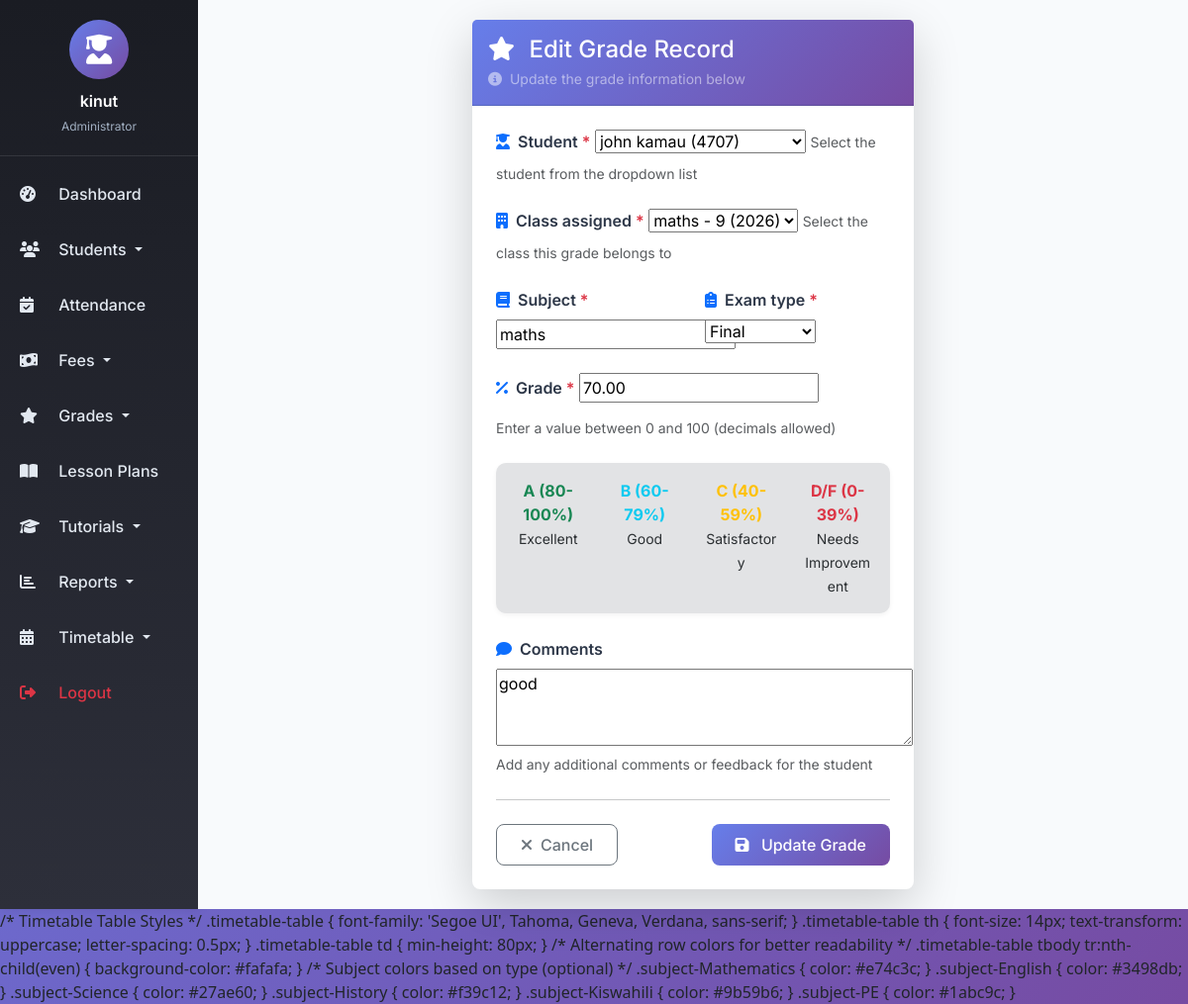
Page /grades/2/edit/ (signed in) on the committed database.
### management/models.py (models this page shows, shortened)
class Grade(models.Model):
    student = models.ForeignKey(Student, on_delete=models.CASCADE)
    class_assigned = models.ForeignKey(Class, on_delete=models.CASCADE)
    subject = models.CharField(max_length=100)
    grade = models.DecimalField(max_digits=5, decimal_places=2, validators=[MinValueValidator(0), MaxValueValidator(100)])
    exam_type = models.CharField(max_length=50, choices=[('Midterm', 'Midterm'), ('Final', 'Final'), ('Quiz', 'Quiz'), ('Assignment', 'Assignment')])
    comments = models.TextField(blank=True)
    recorded_by = models.ForeignKey(User, on_delete=models.SET_NULL, null=True, limit_choices_to={'groups__name': 'Teachers'})
    recorded_at = models.DateTimeField(auto_now_add=True)
    class Meta:
        unique_together = ('student', 'class_assigned', 'subject')
        ordering = ['-recorded_at', 'student__Last_Name', 'student__First_Name']

### management/views.py (the view)
# urls.py: path('grades/<int:pk>/edit/', views.GradeUpdateView.as_view(), name='grade_edit'),
class GradeUpdateView(LoginRequiredMixin, UserPassesTestMixin, UpdateView):
    model = Grade
    form_class = GradeForm
    template_name = 'management/grade_form.html'
    success_url = reverse_lazy('grade_list')
    def test_func(self):
        grade = self.get_object()
        return (self.request.user.is_staff or
                self.request.user.groups.filter(name='Teacher').exists() or
                grade.recorded_by == self.request.user)

### management/forms.py (shortened to what this page needs)
class GradeForm(forms.ModelForm):
    class Meta:
        model = Grade
        fields = ['student', 'class_assigned', 'subject', 'grade', 'exam_type', 'comments']
        widgets = {
            'comments': forms.Textarea(attrs={'rows': 3}),
            'recorded_at': forms.DateInput(attrs={'type': 'date'}),
        }

### management/models.py (called while the page is built)
    def __str__(self):
        return f"{self.First_Name} {self.Last_Name} ({self.Admission_Number})"

    def __str__(self):
        return f"{self.name} - {self.grade_level} ({self.academic_year})"

### management/templates/management/grade_form.html (shortened to what this page needs)
{% extends 'base.html' %}
{% load static %}
{% block content %}
<div class="container-fluid">
    <div class="row justify-content-center">
        <div class="col-md-8 col-lg-6">
            <div class="card shadow-lg border-0 rounded-3">
                <div class="card-header bg-gradient-primary text-white py-3" style="background: linear-gradient(135deg, #667eea 0%, #764ba2 100%);">
                    <h4 class="mb-0">
                        <i class="fas fa-star me-2"></i>
                        {% if grade %}Edit Grade Record{% else %}Record New Grade{% endif %}
                    </h4>
                    <p class="text-white-50 mb-0 small mt-1">
                        <i class="fas fa-info-circle me-1"></i>
                        {% if grade %}Update the grade information below{% else %}Fill in the details to record a student's grade{% endif %}
                    </p>
                </div>
                <div class="card-body p-4">
                    <form method="post" novalidate>
                        <div class="mb-4">
                            <label for="{{ form.student.id_for_label }}" class="form-label fw-semibold">
                                <i class="fas fa-user-graduate me-2 text-primary"></i>{{ form.student.label }}
                                <span class="text-danger">*</span>
                            </label>
                            {{ form.student }}
                            <small class="text-muted">Select the student from the dropdown list</small>
                        </div>
                        <div class="mb-4">
                            <label for="{{ form.class_assigned.id_for_label }}" class="form-label fw-semibold">
                                <i class="fas fa-building me-2 text-primary"></i>{{ form.class_assigned.label }}
                                <span class="text-danger">*</span>
                            </label>
                            {{ form.class_assigned }}
                            <small class="text-muted">Select the class this grade belongs to</small>
                        </div>
                        <div class="row">
                            <div class="col-md-6 mb-4">
                                <label for="{{ form.subject.id_for_label }}" class="form-label fw-semibold">
                                    <i class="fas fa-book me-2 text-primary"></i>{{ form.subject.label }}
                                    <span class="text-danger">*</span>
                                </label>
                                {{ form.subject }}
                            </div>
                            <div class="col-md-6 mb-4">
                                <label for="{{ form.exam_type.id_for_label }}" class="form-label fw-semibold">
                                    <i class="fas fa-clipboard-list me-2 text-primary"></i>{{ form.exam_type.label }}
                                    <span class="text-danger">*</span>
                                </label>
                                {{ form.exam_type }}
                            </div>
                        </div>
                        <div class="mb-4">
                            <label for="{{ form.grade.id_for_label }}" class="form-label fw-semibold">
                                <i class="fas fa-percent me-2 text-primary"></i>{{ form.grade.label }}
                                <span class="text-danger">*</span>
                            </label>
                            {{ form.grade }}
                            <small class="text-muted">Enter a value between 0 and 100 (decimals allowed)</small>
                        </div>
                        <div class="alert alert-secondary mb-4">
                            <div class="row text-center">
                                <div class="col-3">
                                    <div class="fw-bold text-success">A (80-100%)</div>
                                    <small>Excellent</small>
                                </div>
                                <div class="col-3">
                                    <div class="fw-bold text-info">B (60-79%)</div>
                                    <small>Good</small>
                                </div>
                                <div class="col-3">
                                    <div class="fw-bold text-warning">C (40-59%)</div>
                                    <small>Satisfactory</small>
                                </div>
                                <div class="col-3">
                                    <div class="fw-bold text-danger">D/F (0-39%)</div>
                                    <small>Needs Improvement</small>
                                </div>
                            </div>
                        </div>
                        <div class="mb-4">
                            <label for="{{ form.comments.id_for_label }}" class="form-label fw-semibold">
                                <i class="fas fa-comment me-2 text-primary"></i>{{ form.comments.label }}
                            </label>
                            {{ form.comments }}
                            <small class="text-muted">Add any additional comments or feedback for the student</small>
                        </div>
                        <hr class="my-4">
                        <div class="d-flex justify-content-between gap-2">
                            <a href="{% url 'grade_list' %}" class="btn btn-outline-secondary px-4">
                                <i class="fas fa-times me-2"></i>Cancel
                            </a>
                            <button type="submit" class="btn btn-primary px-4">
                                <i class="fas fa-save me-2"></i>
                                {% if grade %}Update Grade{% else %}Save Grade{% endif %}
                            </button>
                        </div>
                    </form>
                </div>
            </div>
        </div>
    </div>
</div>
{% endblock %}

### templates/base.html (shortened to what this page needs)
<!DOCTYPE html>
<html lang="en">
<head>
    <link href="https://cdn.jsdelivr.net/npm/bootstrap@5.3.0/dist/css/bootstrap.min.css" rel="stylesheet" />
    <link rel="stylesheet" href="https://cdnjs.cloudflare.com/ajax/libs/font-awesome/6.4.0/css/all.min.css" />
</head>
<body>
    <div class="container-fluid p-0">
        <div class="row g-0">
            <div class="col-md-2 sidebar d-none d-md-block">
                <div class="user-info">
                    <div class="user-avatar">
                        <i class="fas fa-user-graduate"></i>
                    </div>
                    <div class="user-name">{{ user.get_full_name|default:user.username }}</div>
                    <div class="user-role">
                        {% if user.is_superuser %}
                            Administrator
                        {% elif user.groups.all %}
                            {{ user.groups.first.name }}
                        {% else %}
                            Staff
                        {% endif %}
                    </div>
                </div>
                <nav class="nav flex-column">
                    <a class="nav-link" href="{% url 'dashboard' %}">
                        <i class="fas fa-tachometer-alt"></i> Dashboard
                    </a>
                    <li class="nav-item dropdown">
                        <a class="nav-link dropdown-toggle" href="#" role="button" data-bs-toggle="dropdown">
                            <i class="fas fa-users"></i> Students
                        </a>
                    </li>
                    <a class="nav-link" href="{% url 'attendance_list' %}">
                        <i class="fas fa-calendar-check"></i> Attendance
                    </a>
                    <li class="nav-item dropdown">
                        <a class="nav-link dropdown-toggle" href="#" role="button" data-bs-toggle="dropdown">
                            <i class="fas fa-money-bill-wave"></i> Fees
                        </a>
                    </li>
                    <li class="nav-item dropdown">
                        <a class="nav-link dropdown-toggle" href="#" role="button" data-bs-toggle="dropdown">
                            <i class="fas fa-star"></i> Grades
                        </a>
                    </li>
                    <a class="nav-link" href="{% url 'lesson_plan_list' %}">
                        <i class="fas fa-book-open"></i> Lesson Plans
                    </a>
                    <li class="nav-item dropdown">
                        <a class="nav-link dropdown-toggle" href="#" role="button" data-bs-toggle="dropdown">
                            <i class="fas fa-graduation-cap"></i> Tutorials
                        </a>
                    </li>
                    <li class="nav-item dropdown">
                        <a class="nav-link dropdown-toggle" href="#" role="button" data-bs-toggle="dropdown">
                            <i class="fas fa-chart-bar"></i> Reports
                        </a>
                    </li>
                    <li class="nav-item dropdown">
    <a class="nav-link dropdown-toggle" href="#" role="button" data-bs-toggle="dropdown">
        <i class="fas fa-calendar-alt"></i> Timetable
    </a>
</li>
                    <a class="nav-link text-danger" href="{% url 'logout' %}">
                        <i class="fas fa-sign-out-alt"></i> Logout
                    </a>
                </nav>
            </div>
            <div class="col-md-10 main-content">
                {% block content %}
                {% endblock %}
            </div>
        </div>
    </div>
    /* Timetable Table Styles */
.timetable-table {
    font-family: 'Segoe UI', Tahoma, Geneva, Verdana, sans-serif;
}
.timetable-table th {
    font-size: 14px;
    text-transform: uppercase;
    letter-spacing: 0.5px;
}
.timetable-table td {
    min-height: 80px;
}
/* Alternating row colors for better readability */
.timetable-table tbody tr:nth-child(even) {
    background-color: #fafafa;
}
/* Subject colors based on type (optional) */
.subject-Mathematics { color: #e74c3c; }
.subject-English { color: #3498db; }
.subject-Science { color: #27ae60; }
.subject-History { color: #f39c12; }
.subject-Kiswahili { color: #9b59b6; }
.subject-PE { color: #1abc9c; }
</body>
</html>

### templates/base.html (style rules this page uses)
* { font-family: 'Inter', sans-serif; }
body { background: linear-gradient(135deg, #667eea 0%, #764ba2 100%); min-height: 100vh; }
.sidebar { min-height: 100vh; background: linear-gradient(180deg, #1a1c23 0%, #2d2f3a 100%); box-shadow: 2px 0 10px rgba(0,0,0,0.1); transition: all 0.3s ease; }
.sidebar .nav-link { color: #e2e8f0; padding: 12px 20px; transition: all 0.3s ease; font-weight: 500; margin: 4px 0; }
.sidebar .nav-link i { width: 25px; margin-right: 10px; }
.main-content { background: #f8fafc; min-height: 100vh; padding: 20px 30px; }
.card { border: none; border-radius: 12px; box-shadow: 0 2px 4px rgba(0,0,0,0.05); transition: transform 0.2s ease, box-shadow 0.2s ease; }
.btn { border-radius: 8px; padding: 8px 20px; font-weight: 500; transition: all 0.2s ease; }
.btn-primary { background: linear-gradient(135deg, #667eea 0%, #764ba2 100%); border: none; }
.alert { border-radius: 10px; border: none; box-shadow: 0 2px 5px rgba(0,0,0,0.05); }
.user-info { padding: 20px; text-align: center; border-bottom: 1px solid rgba(255,255,255,0.1); margin-bottom: 10px; }
.user-avatar { width: 60px; height: 60px; background: linear-gradient(135deg, #667eea 0%, #764ba2 100%); border-radius: 50%; display: flex; align-items: center; justify-content: center; margin: 0 auto 10px; }
.user-avatar i { font-size: 30px; color: white; }
.user-name { color: white; font-weight: 600; margin-bottom: 5px; }
.user-role { color: #a0aec0; font-size: 12px; }

### management/templates/management/grade_form.html (style rules this page uses)
.form-label { font-weight: 600; color: #2d3748; }
.card { transition: transform 0.3s ease, box-shadow 0.3s ease; }
.bg-gradient-primary { background: linear-gradient(135deg, #667eea 0%, #764ba2 100%); }

### rows in the picture
Grade: student "john kamau (4707)", class_assigned "maths - 9 (2026)", subject "maths", exam_type "Final", grade "70.00", comments "good"

### other values in the picture
{{ user.get_full_name|default:user.username }} "kinut"
